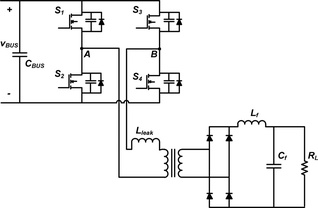
#> input picture paper_figures/p02_img01_1025x669.jpeg, 318 x 208 px, shrunk from 1025 x 669 before the run; the run also reads 2 pictures not shown here
$ python 04_generate_pdfs.py
#> lines starting #> are read from the running program, lines starting #| are printed output that depends on the picture
import os
import json
import numpy as np
import matplotlib
matplotlib.use('Agg')
import matplotlib.pyplot as plt
from matplotlib.backends.backend_pdf import PdfPages
from matplotlib.patches import FancyBboxPatch, Rectangle
from PIL import Image

WORKSPACE = os.path.dirname(os.path.dirname(os.path.abspath(__file__)))
PLOTS_DIR = os.path.join(WORKSPACE, "grafici_simulazioni")
PAPER_FIGS = os.path.join(WORKSPACE, "paper_figures")
CIRCUITS_DIR = os.path.join(WORKSPACE, "circuiti_ltspice")

# ==============================================================================
# 1. GENERATE 16:9 EXAM PRESENTATION PDF (Presentazione_Esame_ZVZCS_FullBridge.pdf)
# ==============================================================================
def create_slide_figure():
    fig = plt.figure(figsize=(16, 9), dpi=150)
    fig.patch.set_facecolor('#FFFFFF')
    return fig

def add_header_footer(fig, title, subtitle, slide_num, total_slides):
    ax_bg = fig.add_axes([0, 0, 1, 1], zorder=-1)
    ax_bg.set_xlim(0, 16)
    ax_bg.set_ylim(0, 9)
    ax_bg.axis('off')

    # Header bar
    ax_bg.add_patch(Rectangle((0, 7.95), 16, 1.05, facecolor='#0F172A', edgecolor='none'))
    ax_bg.add_patch(Rectangle((0, 7.88), 16, 0.07, facecolor='#2563EB', edgecolor='none'))

    # Footer bar
    ax_bg.add_patch(Rectangle((0, 0), 16, 0.42, facecolor='#F1F5F9', edgecolor='none'))
    ax_bg.plot([0, 16], [0.42, 0.42], color='#CBD5E1', lw=1.0)

    ax_bg.text(0.45, 8.52, title, color='#FFFFFF', fontsize=19.5, fontweight='bold', va='center')
    ax_bg.text(0.45, 8.15, subtitle, color='#93C5FD', fontsize=11.2, va='center')

    ax_bg.text(0.45, 0.21, "Progetto di Elettronica di Potenza — M. Pahlevaninezhad et al., IEEE Trans. Power Electron., Vol. 27, No. 6, June 2012",
               color='#475569', fontsize=9.5, va='center')
    ax_bg.text(15.55, 0.21, f"Slide {slide_num} / {total_slides}",
               color='#1E293B', fontsize=10, fontweight='bold', va='center', ha='right')
    return ax_bg

def add_box(ax, x, y, w, h, title, lines, bg='#F8FAFC', border='#CBD5E1', title_bg='#1E40AF', fontsize=10.2, line_step=0.28):
    ax.add_patch(FancyBboxPatch((x, y), w, h, boxstyle="round,pad=0.04,rounding_size=0.1",
                                facecolor=bg, edgecolor=border, linewidth=1.2))
    ax.add_patch(FancyBboxPatch((x, y + h - 0.42), w, 0.42, boxstyle="round,pad=0.02,rounding_size=0.08",
                                facecolor=title_bg, edgecolor='none'))
    ax.text(x + 0.18, y + h - 0.21, title, color='#FFFFFF', fontsize=fontsize+0.5, fontweight='bold', va='center')

    curr_y = y + h - 0.66
    for line in lines:
        if line.startswith("##"):
            ax.text(x + 0.18, curr_y, line[2:].strip(), color='#0F172A', fontsize=fontsize, fontweight='bold', va='top')
            curr_y -= (line_step + 0.02)
        else:
            ax.text(x + 0.18, curr_y, line, color='#1E293B', fontsize=fontsize, va='top')
            curr_y -= line_step

def place_image(fig, rect, img_path, title=None):
    ax = fig.add_axes(rect)
    img = Image.open(img_path)
    ax.imshow(img)
    ax.axis('off')
    if title:
        ax.set_title(title, fontsize=10.5, fontweight='bold', color='#0F172A', pad=5)
    return ax

def build_presentation(pdf_path):
#> called with pdf_path = 'Presentazione_Esame_ZVZCS_FullBridge.pdf'
    TOTAL = 22
    with PdfPages(pdf_path) as pdf:
        # ---------------- SLIDE 1: COVER ----------------
        fig = create_slide_figure()
        ax = fig.add_axes([0, 0, 1, 1])
        ax.set_xlim(0, 16); ax.set_ylim(0, 9); ax.axis('off')
        ax.add_patch(Rectangle((0, 0), 16, 9, facecolor='#0F172A'))
        ax.add_patch(Rectangle((0, 0), 0.35, 9, facecolor='#2563EB'))
        ax.add_patch(Rectangle((0.35, 0), 0.08, 9, facecolor='#38BDF8'))

        ax.text(1.1, 7.6, "UNIVERSITÀ DEGLI STUDI — CORSO DI ELETTRONICA DI POTENZA",
                color='#38BDF8', fontsize=13, fontweight='bold')
        ax.text(1.1, 6.5, "Studio, Analisi Teorica e Riproduzione Sperimentale in LTspice:\nA Novel ZVZCS Full-Bridge DC/DC Converter\nUsed for Electric Vehicles",
                color='#FFFFFF', fontsize=25, fontweight='bold', linespacing=1.35)
        ax.text(1.1, 4.9, "Articolo di riferimento: M. Pahlevaninezhad, P. Das, J. Drobnik, P. K. Jain, A. Bakhshai\nIEEE Transactions on Power Electronics, Vol. 27, No. 6, pp. 2752–2769, June 2012 (Paper #35)",
                color='#CBD5E1', fontsize=13, linespacing=1.4)

        ax.add_patch(FancyBboxPatch((1.1, 1.15), 13.8, 3.05, boxstyle="round,pad=0.05,rounding_size=0.15",
                                    facecolor='#1E293B', edgecolor='#334155', lw=1.5))
        ax.text(1.4, 3.82, "SPECIFICHE DEL PROTOTIPO SPERIMENTALE REPLICATO IN LTSPICE (3 kW / 220 kHz — Tabella I, II, IV):",
                color='#60A5FA', fontsize=12.8, fontweight='bold')
        col1 = (
            "• Tensione bus DC in ingresso:  Vdc = 400 V (da PFC Interleaved)\n"
            "• Tensione nominale batteria:   Vo = 300 V (range 235–431 V)\n"
            "• Potenza nominale di uscita:   Po = 3 kW (da 0 W No-Load a 3000 W)\n"
            "• Frequenza di commutazione:    fs = 220 kHz (Ts = 4.545 µs)"
        )
        col2 = (
            "• Trasformatore HF (1 : 1.18):  Lseq = Ls + Lleak = 11.8 µH integrata\n"
            "• Circuiti ausiliari simmetrici: LAUX1 = LAUX2 = 67 µH, Ca = 2.2 µF (IPA = 3.39 A)\n"
            "• Filtro di clamping secondario: Cf = 1 µF (subito dopo il ponte) + Lf = 80 µH\n"
            "• Efficienza a pieno carico:    96.8% (vs 93.3% conv., +3.5%) | Zero Voltage Spikes!"
        )
        ax.text(1.4, 3.35, col1, color='#F8FAFC', fontsize=11.6, va='top', linespacing=1.55)
        ax.text(8.1, 3.35, col2, color='#F8FAFC', fontsize=11.6, va='top', linespacing=1.55)
        pdf.savefig(fig); plt.close(fig)
#> after `pdf.savefig(fig)`:
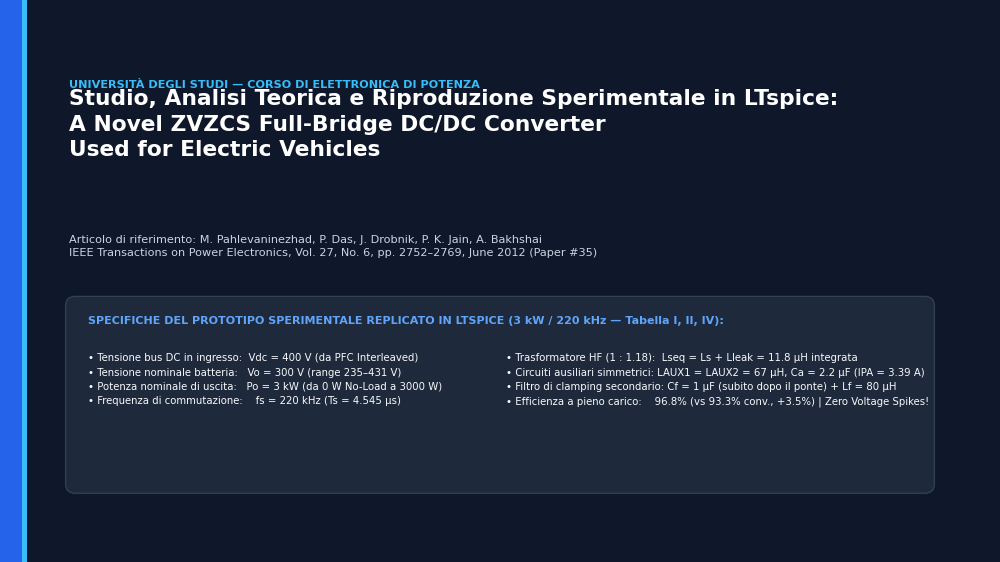
#> figure drawn by matplotlib, 1 panel

        # ---------------- SLIDE 2: CONTESTO EV & PROBLEMATICA ----------------
        fig = create_slide_figure()
        ax = add_header_footer(fig, "1. Contesto Applicativo (EV On-Board Charger) e Problematica",
                               "Architettura AC/DC + DC/DC isolato a 220 kHz e criticità del convertitore Full-Bridge convenzionale (Fig. 1)", 2, TOTAL)
        add_box(ax, 0.45, 4.35, 7.35, 3.25, "Architettura Caricabatterie EV e Requisiti (Fig. 12)", [
            "• Il caricabatterie di bordo (3 kW) comprende due stadi in cascata:",
            "  1. PFC Boost Interleaved a 2 fasi (fsb = 50 kHz) -> Bus DC Vdc = 400 V.",
            "  2. Full-Bridge DC/DC isolato ad alta frequenza (fs = 220 kHz) -> Vo = 300 V.",
            "• Tre requisiti stringenti per la ricarica di batterie EV:",
            "  - Mantenere lo ZVS da pieno carico (3 kW) fino a vuoto assoluto (0 W, fine carica).",
            "  - Eliminare gli spike di tensione sui diodi raddrizzatori secondari.",
            "  - Eliminare la modalità di ricircolo (Freewheeling Mode) e il Reverse Recovery."
        ], fontsize=9.8)
        add_box(ax, 8.2, 4.35, 7.35, 3.25, "Difetti del Convertitore Convenzionale (Fig. 1, Tabella V)", [
            "• Nel Full-Bridge convenzionale voltage-driven con induttore d'uscita Lf (Fig. 1):",
            "  1. Connessione in serie di due induttori (Lleak e Lf) attraverso il ponte a diodi:",
            "     durante la commutazione genera spike distruttivi > 700 V (richiede diodi da 1200 V!).",
            "  2. Modalità di Freewheeling: quando v_AB = 0 V, i 4 diodi secondari cortocircuitano",
            "     il trasformatore facendo circolare forte corrente reattiva senza trasferire potenza.",
            "  3. Circuito ausiliario fortemente asimmetrico: LAUXA = 33 µH (IPA = 6.4 A) sul",
            "     Leading Leg per compensare la corrente riflessa di Lf, contro LAUXB = 67 µH."
        ], title_bg='#B91C1C', fontsize=9.8)
        place_image(fig, [0.03, 0.06, 0.45, 0.39], os.path.join(PAPER_FIGS, "p02_img01_1025x669.jpeg"),
                    "Fig. 1 (Paper): Convertitore Full-Bridge Convenzionale Voltage-Driven")
#> in place_image, img is the input picture: PIL image 318x208 L; min 0, max 255, mean 240.7
        place_image(fig, [0.51, 0.06, 0.46, 0.39], os.path.join(PAPER_FIGS, "p03_img01_2050x917.png"),
                    "Fig. 2 (Paper): Nuovo Convertitore Full-Bridge ZVZCS Proposto")
#> call 2 of place_image, with img_path = 'paper_figures/p03_img01_2050x917.png'
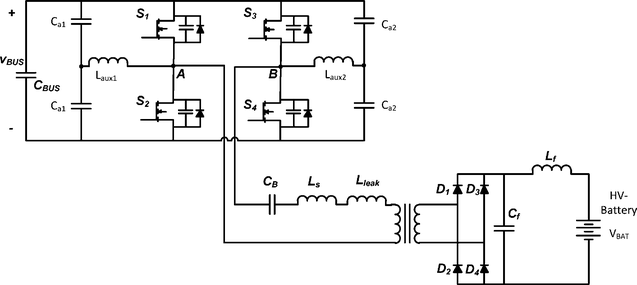
#> input picture paper_figures/p03_img01_2050x917.png, 637 x 285 px, shrunk from 2050 x 917 before the run
#> in place_image, img is the input picture: PIL image 637x285 L; min 0, max 255, mean 241.6
        pdf.savefig(fig); plt.close(fig)
#> after `pdf.savefig(fig)`:
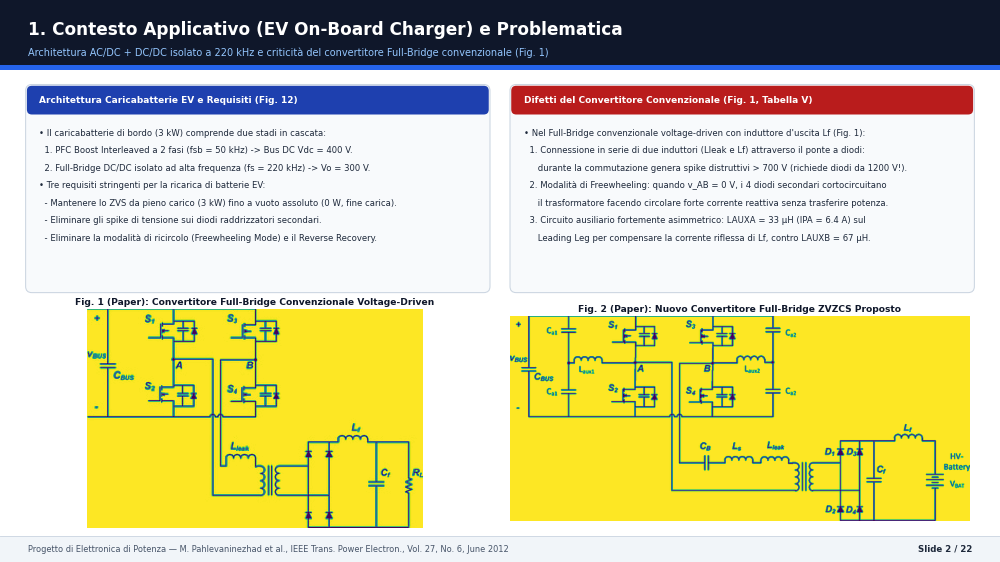
#> figure drawn by matplotlib, 3 panels

        # ---------------- SLIDE 3: TOPOLOGIA PROPOSTA ----------------
        fig = create_slide_figure()
        ax = add_header_footer(fig, "2. Architettura della Nuova Topologia ZVZCS Proposta (Fig. 2)",
                               "Raddrizzatore Current-Driven con condensatore di clamping Cf = 1 µF, conduzione DCM/CRM e circuiti ausiliari simmetrici", 3, TOTAL)
        place_image(fig, [0.03, 0.44, 0.52, 0.41], os.path.join(PAPER_FIGS, "p03_img01_2050x917.png"),
                    "Schema Elettrico del Convertitore ZVZCS Proposto (Fig. 2)")
        add_box(ax, 8.8, 0.65, 6.75, 6.95, "Le 3 Innovazioni Strutturali della Topologia Proposta", [
            "## 1. Raddrizzatore Pilotato in Corrente + Clamping Cf = 1 µF",
            "• Sul primario è presente l'induttore serie equivalente",
            "  Lseq = Ls + Lleak = 11.8 µH (integrato nel trasformatore).",
            "• Sul secondario, direttamente a valle del ponte a diodi D1..D4,",
            "  è posto il condensatore Cf = 1 µF (seguito da Lf = 80 µH).",
            "• Lseq agisce da generatore di corrente e Cf agisce da generatore",
            "  di tensione che fissa (clampa) istantaneamente la tensione sui",
            "  diodi a Vo = 300 V -> ZERO VOLTAGE SPIKES!",
            "• Permette di usare diodi SiC Schottky da 600 V (CPW-0600-S010B).",
            "## 2. Operazione in DCM / CRM dell'Induttore Serie Lseq",
            "• Lseq = 11.8 µH opera in CRM a pieno carico (3 kW) e in DCM",
            "  a tutti i carichi inferiori (0% ÷ 99%).",
            "• La corrente is(t) scende naturalmente a 0 A prima della fine",
            "  di ogni semiciclo: eliminato il Freewheeling!",
            "• I diodi secondari D1..D4 si spengono a Corrente Zero (ZCS)!",
            "• Il Leading Leg (S1, S2) commuta ON in ZVZCS e OFF in ZCS!",
            "## 3. Circuiti Ausiliari Passivi Simmetrici (67 µH)",
            "• Poiché is = 0 A quando commuta il Leading Leg, entrambi i rami",
            "  richiedono la stessa corrente ausiliaria: LAUX1 = LAUX2 = 67 µH,",
            "  Ca1 = Ca2 = 2.2 µF, IPA = IPB = 3.39 A (anche a vuoto 0 W!)."
        ], fontsize=9.6, line_step=0.27)
        add_box(ax, 0.45, 0.65, 8.1, 3.1, "Componenti del Prototipo Sperimentale (Tabella I, II, IV vs Tabella V)", [
            "• MOSFET Primari S1..S4: STW77N65M5 (650 V, 65 A, Rdson = 32 mΩ) | Diodi Uscita: SiC CPW-0600-S010B (600 V, 10 A)",
            "• Trasformatore HF: Rapporto spire Np : Ns = 1 : 1.18 (k = Np/Ns = 0.8475), Lseq = 11.8 µH integrata",
            "• Circuiti Ausiliari: LAUX1 = LAUX2 = 67 µH, Ca1 = Ca2 = 2.2 µF (vs LAUXA = 33 µH, LAUXB = 67 µH nel convenzionale)",
            "• Filtro d'Uscita: Cf = 1 µF (clamping diretto sul ponte) + Lf = 80 µH + Co = 10 µF verso batteria 300 V"
        ], title_bg='#0F766E', fontsize=9.5)
        pdf.savefig(fig); plt.close(fig)
#> after `pdf.savefig(fig)`:
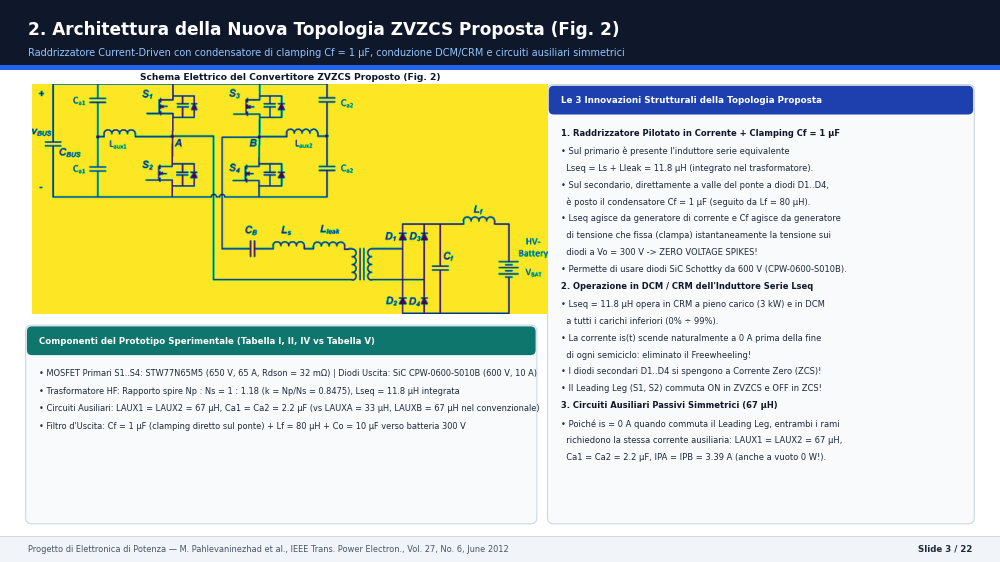
#> figure drawn by matplotlib, 2 panels

        # ---------------- SLIDE 4: FORME D'ONDA TEORICHE MODI I-VII (FIG. 3) ----------------
        fig = create_slide_figure()
        ax = add_header_footer(fig, "3. Analisi Teorica dei 7 Modi Operativi per Semiperiodo (Fig. 3 & Fig. 4)",
                               "Confronto diretto tra le forme d'onda teoriche dell'articolo e la simulazione LTspice su un semiciclo (t0 ÷ t7)", 4, TOTAL)
        place_image(fig, [0.03, 0.07, 0.63, 0.79], os.path.join(PLOTS_DIR, "Fig03_Compare_Paper_vs_LTspice.png"))
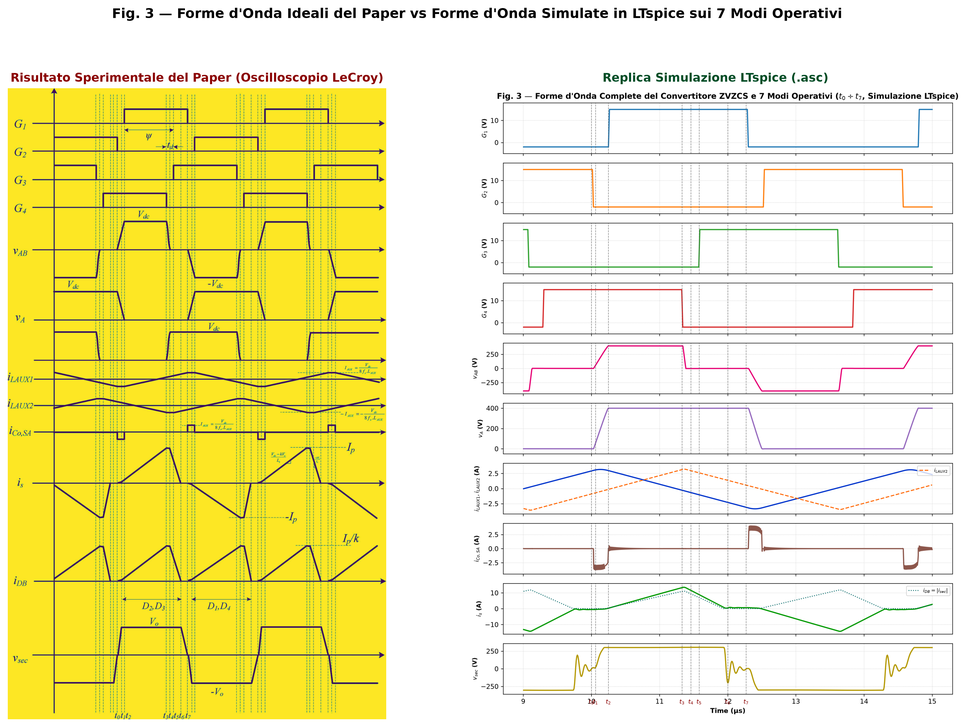
#> input picture grafici_simulazioni/Fig03_Compare_Paper_vs_LTspice.png, 971 x 727 px, shrunk from 3125 x 2340 before the run
#> in place_image, img is the input picture: PIL image 971x727 RGBA; mean R, G, B, A 241.7, 235.5, 175.8, 255
        place_image(fig, [0.67, 0.07, 0.31, 0.79], os.path.join(PAPER_FIGS, "p05_img01_2125x2052.jpeg"),
                    "Fig. 4 (Paper): Circuiti Equivalenti Modi I–VII")
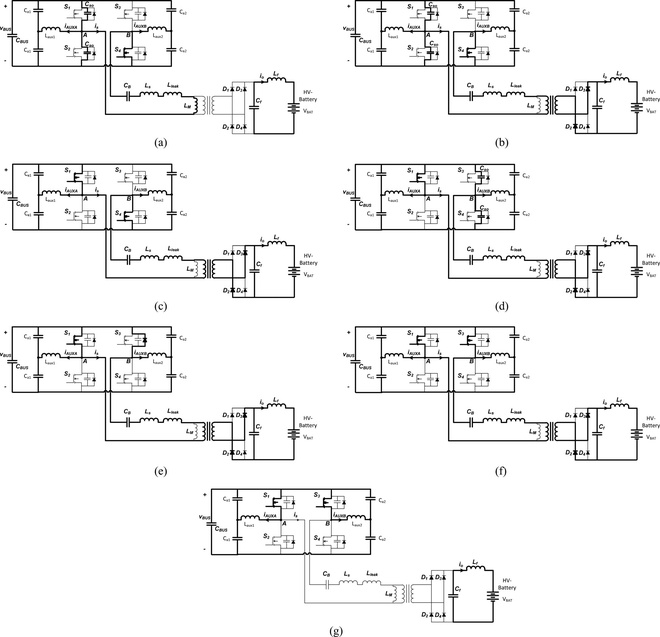
#> input picture paper_figures/p05_img01_2125x2052.jpeg, 660 x 637 px, shrunk from 2125 x 2052 before the run
#> in place_image, img is the input picture: PIL image 660x637 L; min 0, max 255, mean 243.1
        pdf.savefig(fig); plt.close(fig)
#> after `pdf.savefig(fig)`:
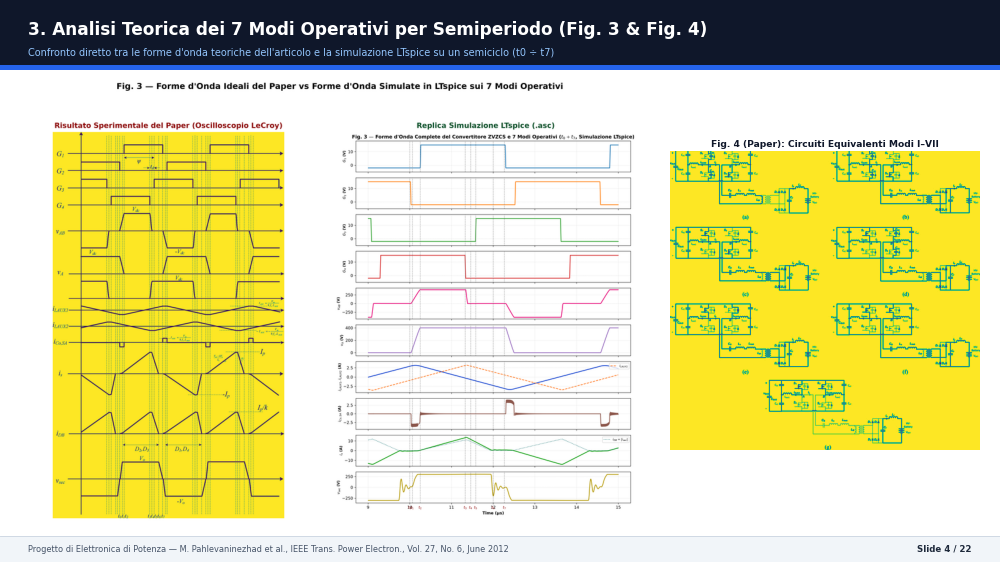
#> figure drawn by matplotlib, 3 panels

        # ---------------- SLIDE 5: EQUAZIONI DEI 7 MODI OPERATIVI ----------------
        fig = create_slide_figure()
        ax = add_header_footer(fig, "4. Modello Matematico Passo-Passo dei 7 Modi Operativi (Eq. 1–15, Fig. 5)",
                               "Equazioni analitiche delle transizioni ZVZCS (Leading Leg), ZVS (Lagging Leg) e ZCS (Diodi Secondari)", 5, TOTAL)
        add_box(ax, 0.45, 4.25, 7.4, 3.4, "Modi I, II, III: Commutazione ZVZCS Leading Leg e Salita Corrente", [
            "## Mode I (t0 ≤ t ≤ t1) — Spegnimento quasi-ZCS di S2:",
            "• A t = t0, S2 si spegne con is(t0) = 0 A. La corrente ausiliaria IPA = 3.39 A",
            "  scarica Cs1 e carica Cs2:  v_AB(t) = [IPA / (2·Cso)]·(t - t0)   (Eq. 2–3)",
            "## Mode II (t1 ≤ t ≤ t2) — Polarizzazione Diodi e Fine Scarica Cs1:",
            "• A t = t1 i diodi secondari iniziano a condurre; a t2 = t0 + 2·Vdc·Cso/IPA",
            "  la tensione su S1 raggiunge 0 V mentre is(t2) ≈ 0 A   (Eq. 6–9).",
            "## Mode III (t2 ≤ t ≤ t3) — Turn-ON ZVZCS di S1 e Trasferimento Potenza:",
            "• S1 si accende a Tensione Zero e Corrente Zero (ZVZCS)! Sull'induttore Lseq",
            "  è applicata Vdc - k(Vo + 2Vd) ≈ 143.8 V e is(t) sale linearmente (+12.18 A/µs):",
            "  is(t) = [Vdc - k(Vo + 2Vd)] / (Ls + Lleak) · (t - t2)   (Eq. 10–12)"
        ], fontsize=9.6)
#> (the rest of the program and of its run is left out)
